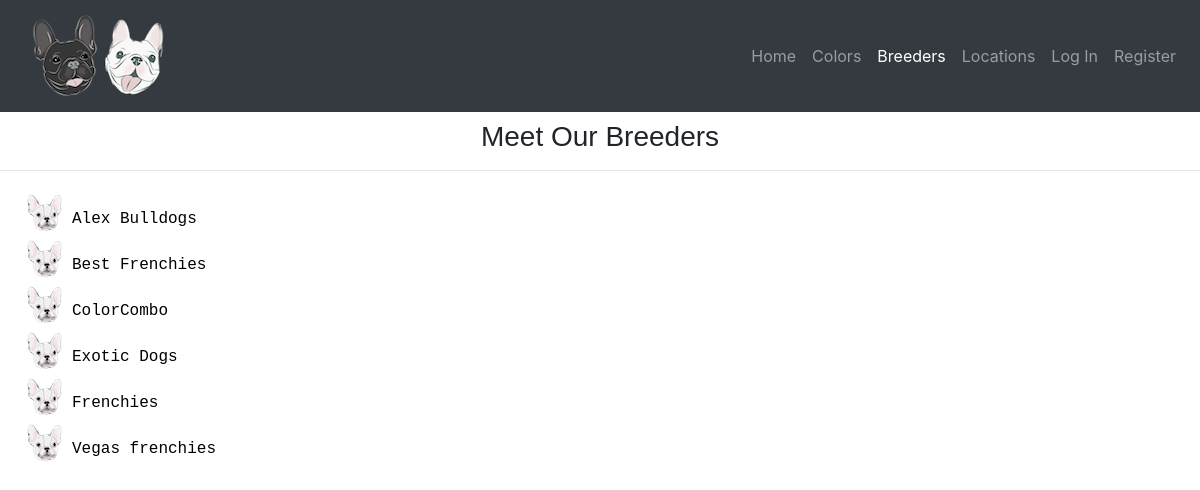
Page /breeders on the committed database.
### puppysearch/models.py (models this page shows, shortened)
class User(AbstractUser):
    company_name = models.CharField(max_length=64, blank=True)
    first_name = models.CharField(max_length=64)
    last_name = models.CharField(max_length=64)
    phone = models.CharField(max_length=64)
    is_breeder = models.BooleanField(default=False)
    timestamp = models.DateTimeField(default=datetime.now)
    favorites = models.ManyToManyField('Listing', blank=True, related_name="watchers")

### puppysearch/views.py (the view)
# urls.py: path("breeders", views.breeders, name="breeders"),
def breeders(request):
    breeders_set = User.objects.all().filter(is_breeder=True).order_by("company_name")
    context = {
        'breeders': breeders_set,
    }
    return render(request, "puppysearch/breeders.html", context)

### puppysearch/templates/puppysearch/breeders.html (shortened to what this page needs)
{% extends "puppysearch/layout.html" %} {%load static%}
{% block body %}
<h3 class="color_heading">Meet Our Breeders </h3>
<hr>
<div class="container_breeders">
    <div class="container_left">
        <ul class="breeders_list">
            {%for breeder in breeders%}
            <li class="color_link_user" data-breeder="{{breeder.id}}"> <a class="color_link" href="#"> {{breeder.company_name}} </li></a>
            {%endfor%}
        </ul>
    </div>
</html>
{% endblock %}

### puppysearch/static/puppysearch/styles.css (style rules this page uses)
.color_heading { text-align: center; margin-top: 8px; font-family: Impact, Haettenschweiler, 'Arial Narrow Bold', sans-serif; }
.color_link { color: black; }
.breeders_list { padding-left: 5px; }
.breeders_list li { height: 46px; background: url('/static/media/list_logo.png') no-repeat 7px 7px transparent; list-style-type: none; margin: 0; vertical-align: middle; padding: 20px 0px 0px 52px; font-family: monospace; font-size: 16px; }
.container_left { min-width: 20%; float: left; padding-left: 15px; }

### rows in the picture
User: company_name "Alex Bulldogs"
User: company_name "Best Frenchies"
User: company_name "ColorCombo"
User: company_name "Exotic Dogs"
User: company_name "Frenchies"
User: company_name "Vegas frenchies"
